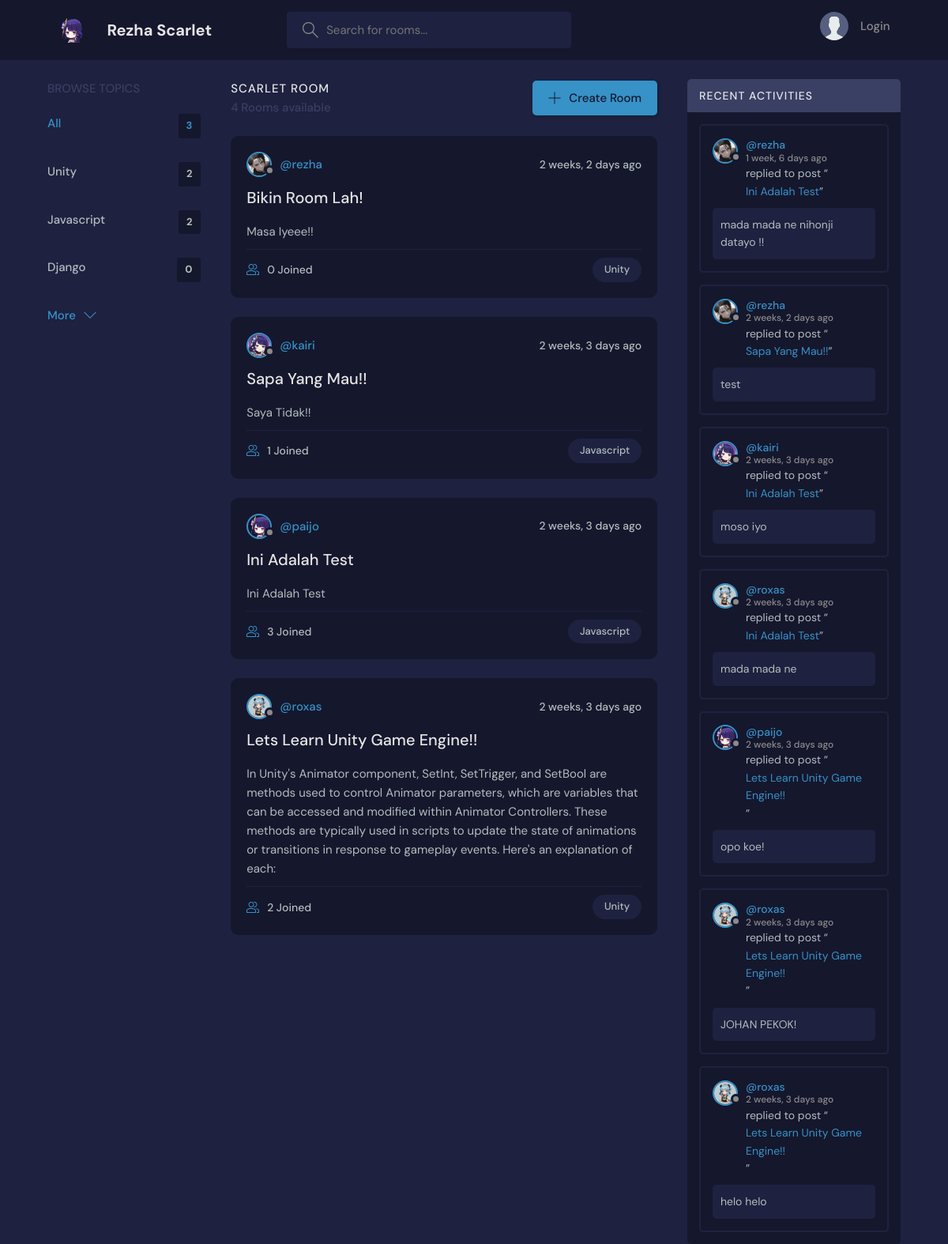
The page / on the database its author committed.
### base/models.py (models this page shows, shortened)
class Topic(models.Model):
    name = models.CharField(max_length=200)

class Room(models.Model):
    host = models.ForeignKey(User, on_delete=models.SET_NULL, null=True)
    topic = models.ForeignKey(Topic, on_delete=models.SET_NULL, null=True)
    name = models.CharField(max_length=200)
    description = models.TextField(null=True, blank=True)
    participants = models.ManyToManyField(User, related_name='participants', blank=True)
    updated = models.DateTimeField(auto_now=True)
    created = models.DateTimeField(auto_now_add=True)
    class Meta:
        ordering = ['-updated', '-created']
    def __str__(self):
        return self.name

class User(AbstractUser):
    name = models.CharField(max_length=200, null=True)
    email = models.EmailField(unique=True, null=True)
    bio = models.TextField(null=True)
    avatar = models.ImageField(null=True, default="avatars/default_avatar.svg", upload_to=user_directory_path)
    upload = models.FileField(null=True, upload_to=user_directory_path)
    objects = CustomUserManager()  # Specify custom manager
    USERNAME_FIELD = 'email'
    REQUIRED_FIELDS = []

class Message(models.Model):
    user = models.ForeignKey(User, on_delete=models.CASCADE)
    room = models.ForeignKey(Room, on_delete=models.CASCADE)
    body = models.TextField()
    updated = models.DateTimeField(auto_now=True)
    created = models.DateTimeField(auto_now_add=True)
    class Meta:
        ordering = ['-updated', '-created']

### base/views.py (the view)
# urls.py: path("", views.home, name="home"),
def home(request):
    q = request.GET.get('q') if request.GET.get('q') != None else ''
    rooms = Room.objects.filter(
        Q(topic__name__icontains=q) |
        Q(name__icontains=q) |
        Q(description__icontains=q)
    )
    topics = Topic.objects.all()[0:5]
    room_count = rooms.count()
    room_messages = Message.objects.filter(Q(room__topic__name__icontains=q))
    context = {'rooms': rooms, 'topics': topics, 'room_count': room_count, 'room_messages': room_messages}
    return render(request, 'base/home.html', context)

### base/templates/base/home.html (shortened to what this page needs)
{% extends 'main.html' %}
{% block content %}
<main class="layout layout--3">
  <div class="container">
    {% include 'base/topics_component.html' %}
    <div class="roomList">
      <div class="roomList__header">
        <div>
          <h2>Scarlet Room</h2>
          <p>{{room_count}} Rooms available</p>
        </div>
        <a class="btn btn--main" href="{% url 'create-room' %}">
          <svg version="1.1" xmlns="http://www.w3.org/2000/svg" width="32" height="32" viewBox="0 0 32 32">
            <title>add</title>
            <path
              d="M16.943 0.943h-1.885v14.115h-14.115v1.885h14.115v14.115h1.885v-14.115h14.115v-1.885h-14.115v-14.115z">
            </path>
          </svg>
          Create Room
        </a>
      </div>
      {% include 'base/feed_component.html' %}
    </div>
    {% include 'base/activity_component.html' %}
  </div>
</main>
{% endblock content %}

### base/templates/base/topics_component.html
<div class="topics">
    <div class="topics__header">
        <h2>Browse Topics</h2>
    </div>
    <ul class="topics__list">
        <li>
            <a href="{% url 'home' %}" class="active">All <span>{{topics.count}}</span></a>
        </li>
        {% for topic in topics %}
        <li>
            <a href="{% url 'home' %}?q={{topic.name}}">{{topic.name}} <span>{{topic.room_set.all.count}}</span></a>
        </li>
        {% endfor %}
    <a class="btn btn--link" href="{% url 'topics' %}">
        More
        <svg version="1.1" xmlns="http://www.w3.org/2000/svg" width="32" height="32" viewBox="0 0 32 32">
            <title>chevron-down</title>
            <path d="M16 21l-13-13h-3l16 16 16-16h-3l-13 13z"></path>
        </svg>
    </a>
</div>

### base/templates/base/feed_component.html (shortened to what this page needs)
{% for room in rooms %}
<div class="roomListRoom">
    <div class="roomListRoom__header">
        <a href="{% url 'user-profile' room.host.username %}" class="roomListRoom__author">
            <div class="avatar avatar--small">
                <img src="{{room.host.avatar.url}}" />
            </div>
            <span>@{{room.host.username}}</span>
        </a>
        <div class="roomListRoom__actions">
            <span>{{room.created|timesince}} ago</span>
        </div>
    </div>
    <div class="roomListRoom__content">
        <a href="{% url 'room' room.id %}">{{room.name}}</a>
        <p>{{ room.description }}</p>
    </div>
    <div class="roomListRoom__meta">
        <a href="{% url 'room' room.id %}" class="roomListRoom__joined">
            {{room.participants.all.count}} Joined
        </a>
        <p class="roomListRoom__topic">{{room.topic.name}}</p>
    </div>
</div>
{% endfor %}

### base/templates/base/activity_component.html (shortened to what this page needs)
<div class="activities">
    <div class="activities__header">
        <h2>Recent Activities</h2>
    </div>
    {% for message in room_messages %}
    <div class="activities__box">
        <div class="activities__boxHeader roomListRoom__header">
            <a href="{% url 'user-profile' message.user.username %}" class="roomListRoom__author">
                <div class="avatar avatar--small">
                    <img src="{{message.user.avatar.url}}" />
                </div>
                <p>
                    @{{message.user.username}}
                    <span>{{message.created|timesince}} ago</span>
                </p>
            </a>
        </div>
        <div class="activities__boxContent">
            <p>replied to post “<a href="{% url 'room' message.room.id %}">{{message.room}}</a>”</p>
            <div class="activities__boxRoomContent">
                {{message.body}}
            </div>
        </div>
    </div>
    {% endfor %}
</div>

### rows shown on the page
Topic: name "Unity", room_set.all.count "2"
Topic: name "Javascript", room_set.all.count "2"
Topic: name "Django", room_set.all.count "0"
Room: host.avatar (picture), host.username "rezha", created "2 weeks, 2 days", name "Bikin Room Lah!", description "Masa Iyeee!!", participants.all.count "0", topic.name "Unity"
Room: host.avatar (picture), host.username "kairi", created "2 weeks, 3 days", name "Sapa Yang Mau!!", description "Saya Tidak!!", participants.all.count "1", topic.name "Javascript"
Room: host.avatar (picture), host.username "paijo", created "2 weeks, 3 days", name "Ini Adalah Test", description "Ini Adalah Test", participants.all.count "3", topic.name "Javascript"
Room: host.avatar (picture), host.username "roxas", created "2 weeks, 3 days", name "Lets Learn Unity Game Engine!!", description "In Unity's Animator component, SetInt, SetTrigger, and SetBool are methods used to control Animator parameters, which are variables that can be accessed and modified within Animator Controllers. These methods are typically used in scripts to update the state of animations or transitions in response to gameplay events. Here's an explanation of each:", participants.all.count "2", topic.name "Unity"
Message: user.avatar (picture), user.username "rezha", created "1 week, 6 days", room "Ini Adalah Test", body "mada mada ne nihonji datayo !!"
Message: user.avatar (picture), user.username "rezha", created "2 weeks, 2 days", room "Sapa Yang Mau!!", body "test"
Message: user.avatar (picture), user.username "kairi", created "2 weeks, 3 days", room "Ini Adalah Test", body "moso iyo"
Message: user.avatar (picture), user.username "roxas", created "2 weeks, 3 days", room "Ini Adalah Test", body "mada mada ne"
Message: user.avatar (picture), user.username "paijo", created "2 weeks, 3 days", room "Lets Learn Unity Game Engine!!", body "opo koe!"
Message: user.avatar (picture), user.username "roxas", created "2 weeks, 3 days", room "Lets Learn Unity Game Engine!!", body "JOHAN PEKOK!"
Message: user.avatar (picture), user.username "roxas", created "2 weeks, 3 days", room "Lets Learn Unity Game Engine!!", body "helo helo"

### other values the page prints
{{ topics.count }} "3"
{{ room_count }} "4"
